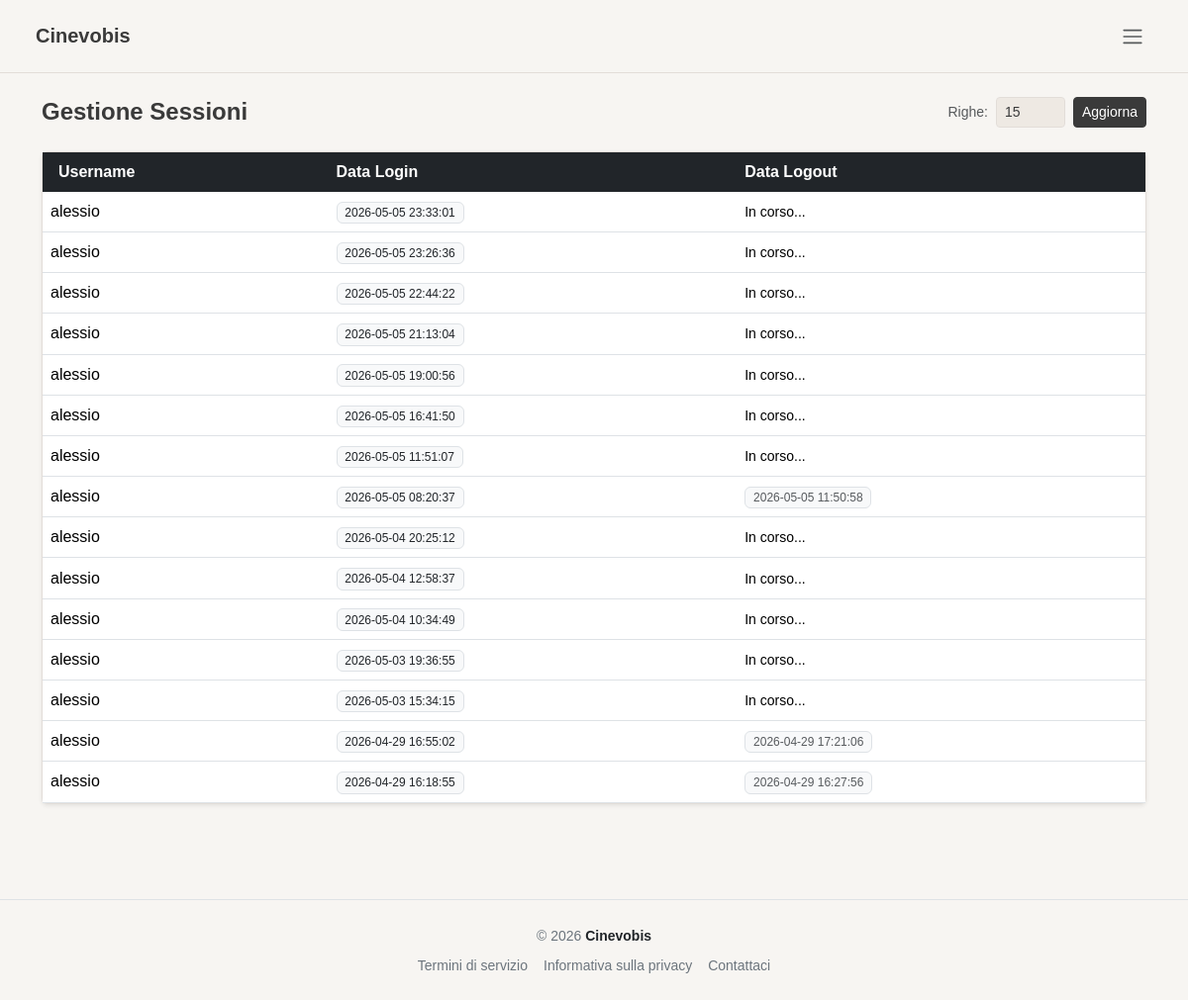
Page /pages/admin/sessions.php (signed in) on the earlier database version.
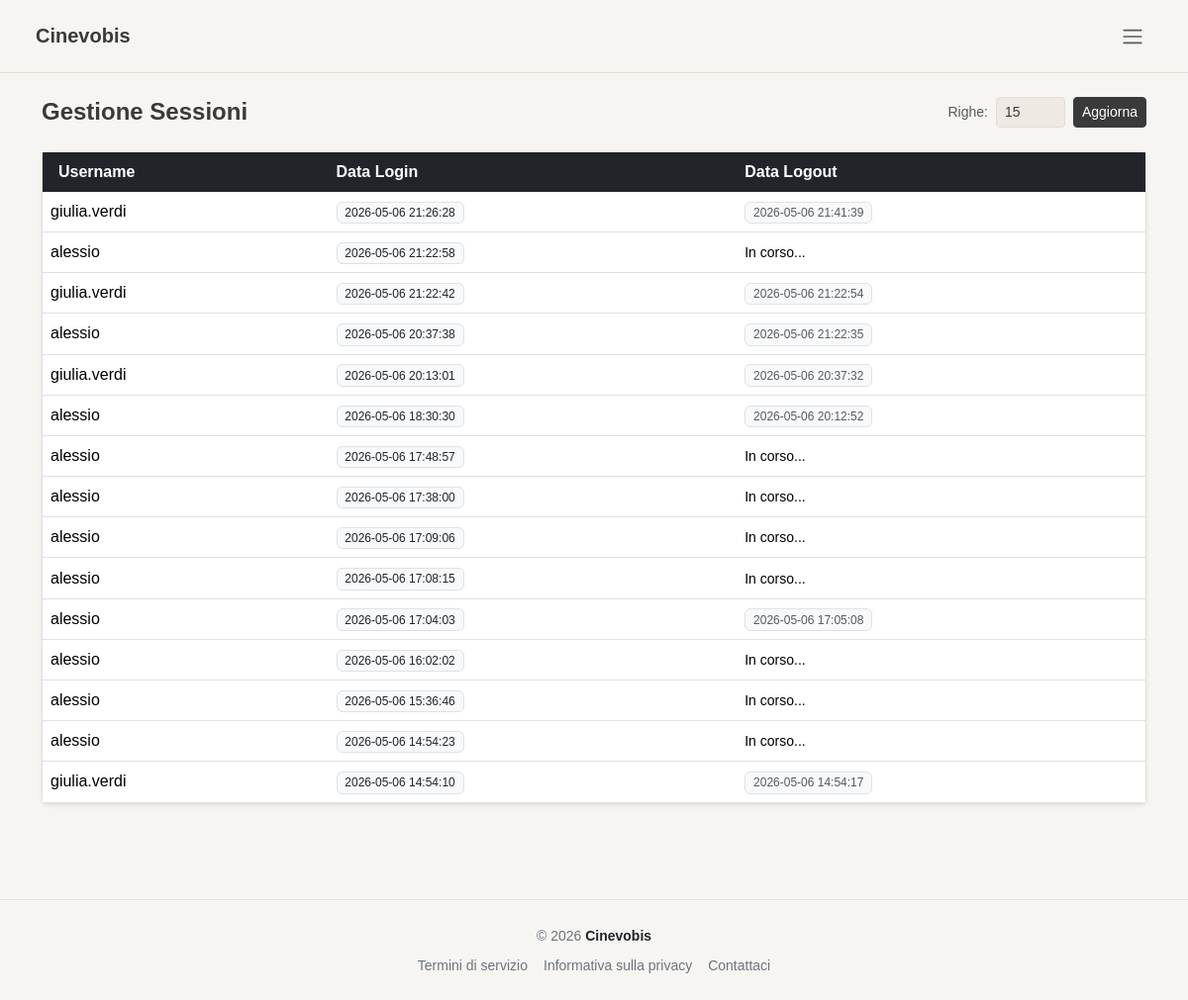
Same page on the later database version.
### tables this page shows
CREATE TABLE `sessioni` (
  `id_sessione` varchar(255) NOT NULL,
  `id_utente` int(11) NOT NULL,
  `data_login` datetime DEFAULT NULL,
  `data_logout` datetime DEFAULT NULL,
  PRIMARY KEY (`id_sessione`),
  KEY `id_utente` (`id_utente`),
  CONSTRAINT `sessioni_ibfk_1` FOREIGN KEY (`id_utente`) REFERENCES `utenti` (`id_utente`) ON DELETE CASCADE ON UPDATE CASCADE
);

CREATE TABLE `utenti` (
  `id_utente` int(11) NOT NULL AUTO_INCREMENT,
  `username` varchar(100) NOT NULL,
  `password` varchar(255) NOT NULL,
  `email` varchar(100) NOT NULL,
  `nome` varchar(100) NOT NULL,
  `cognome` varchar(100) NOT NULL,
  `id_profilo` int(11) DEFAULT NULL,
  `attivo` tinyint(1) DEFAULT 1,
  `data_registrazione` datetime DEFAULT NULL,
  PRIMARY KEY (`id_utente`),
  UNIQUE KEY `username` (`username`),
  UNIQUE KEY `email` (`email`),
  KEY `id_profilo` (`id_profilo`),
  CONSTRAINT `utenti_ibfk_1` FOREIGN KEY (`id_profilo`) REFERENCES `profili` (`id_profilo`) ON UPDATE CASCADE
);

### includes/user_obj.php (called while the page is built, shortened)
<?php
class userObj {
    private PDO $db;
    public function __construct(PDO $db, string $username, ?string $password = null, ?string $nome = null, ?string $cognome = null,
                            ?string $email = null, ?int $attivo = null, ?int $id_profilo = null) {
        $this->db           = $db;
    }
    public function readAccess(int $num) {
        $sql = "SELECT u.username, s.data_login, s.data_logout
                FROM sessioni s
                JOIN utenti u ON u.id_utente = s.id_utente
                ORDER BY s.data_login DESC
                LIMIT :num";
        $stmt = $this->db->prepare($sql);
        $num  = (int)$num;
        $stmt->bindParam(':num', $num, PDO::PARAM_INT);
        $stmt->execute();
        return $stmt->fetchAll();
    }
}

### pages/admin/sessions.php (the view, shortened to what this page needs)
<?php
require_once(__DIR__ . '/../../config/connection.php');
require_once(__DIR__ . '/../../includes/user_obj.php');
$username   = $_SESSION['username']   ?? '';
$user = new userObj($conn, $username);
$righe = $_GET['righe'] ?? 15;
$sessioni = $user->readAccess($righe);
?>
<!DOCTYPE html>
<html lang="it">
<head>
    <link rel="stylesheet" href="/node_modules/bootstrap/dist/css/bootstrap.min.css">
    <link rel="stylesheet" href="/assets/css/style.css">
</head>
<body class="d-flex flex-column min-vh-100">
    <?php require_once(__DIR__ . '/../../includes/header.php'); ?>
    <div class="container mt-4 mb-5 pb-5 flex-grow-1">
        <div class="d-flex justify-content-between align-items-center mb-4">
            <h1 class="fs-4 fw-bold mb-0">Gestione Sessioni</h1>
            <form method="GET" class="d-flex align-items-center gap-2">
                <label class="small text-muted mb-0">Righe:</label>
                <input type="number" name="righe" class="form-control form-control-sm" style="width: 70px;" min="1" value="<?= htmlspecialchars($righe) ?>">
                <button type="submit" class="btn btn-sm btn-dark">Aggiorna</button>
            </form>
        </div>
        <div class="card shadow-sm border-0">
            <div class="table-responsive">
                <table class="table table-hover align-middle mb-0">
                    <thead class="table-dark">
                        <tr>
                            <th class="border-0 ps-3">Username</th>
                            <th class="border-0">Data Login</th>
                            <th class="border-0">Data Logout</th>
                        </tr>
                    </thead>
                    <tbody>
                        <?php foreach ($sessioni as $sessione): ?>
                            <tr>
                                <td><?= htmlspecialchars($sessione['username']) ?></td>
                                <td><span class="badge bg-light text-dark fw-normal border"><?= htmlspecialchars($sessione['data_login'] ?? '') ?></span></td>
                                <td>
                                    <?php if (!empty($sessione['data_logout'])): ?>
                                        <span class="badge bg-light text-muted fw-normal border"><?= htmlspecialchars($sessione['data_logout']) ?></span>
                                    <?php else: ?>
                                        <span class="text small italic">In corso...</span>
                                    <?php endif; ?>
                                </td>
                            </tr>
                        <?php endforeach; ?>
                    </tbody>
                </table>
            </div>
        </div>
    </div>
    <?php require_once(__DIR__ . '/../../includes/footer.php'); ?>
</body>
</html>

Differences in the rows shown:
no longer on this page (row unchanged): sessioni: id_utente.username "alessio", data_login "2026-05-05 23:33:01", shows "In corso..."
no longer on this page (row unchanged): sessioni: id_utente.username "alessio", data_login "2026-05-05 23:26:36", shows "In corso..."
no longer on this page (row unchanged): sessioni: id_utente.username "alessio", data_login "2026-05-05 22:44:22", shows "In corso..."
no longer on this page (row unchanged): sessioni: id_utente.username "alessio", data_login "2026-05-05 21:13:04", shows "In corso..."
no longer on this page (row unchanged): sessioni: id_utente.username "alessio", data_login "2026-05-05 19:00:56", shows "In corso..."
no longer on this page (row unchanged): sessioni: id_utente.username "alessio", data_login "2026-05-05 16:41:50", shows "In corso..."
no longer on this page (row unchanged): sessioni: id_utente.username "alessio", data_login "2026-05-05 11:51:07", shows "In corso..."
no longer on this page (row unchanged): sessioni: id_utente.username "alessio", data_login "2026-05-05 08:20:37", data_logout "2026-05-05 11:50:58"
no longer on this page (row unchanged): sessioni: id_utente.username "alessio", data_login "2026-05-04 20:25:12", shows "In corso..."
no longer on this page (row unchanged): sessioni: id_utente.username "alessio", data_login "2026-05-04 12:58:37", shows "In corso..."
no longer on this page (row unchanged): sessioni: id_utente.username "alessio", data_login "2026-05-04 10:34:49", shows "In corso..."
no longer on this page (row unchanged): sessioni: id_utente.username "alessio", data_login "2026-05-03 19:36:55", shows "In corso..."
no longer on this page (row unchanged): sessioni: id_utente.username "alessio", data_login "2026-05-03 15:34:15", shows "In corso..."
no longer on this page (row unchanged): sessioni: id_utente.username "alessio", data_login "2026-04-29 16:55:02", data_logout "2026-04-29 17:21:06"
no longer on this page (row unchanged): sessioni: id_utente.username "alessio", data_login "2026-04-29 16:18:55", data_logout "2026-04-29 16:27:56"
added sessioni: id_utente.username "giulia.verdi", data_login "2026-05-06 21:26:28", data_logout "2026-05-06 21:41:39"
added sessioni: id_utente.username "alessio", data_login "2026-05-06 21:22:58", shows "In corso..."
added sessioni: id_utente.username "giulia.verdi", data_login "2026-05-06 21:22:42", data_logout "2026-05-06 21:22:54"
added sessioni: id_utente.username "alessio", data_login "2026-05-06 20:37:38", data_logout "2026-05-06 21:22:35"
added sessioni: id_utente.username "giulia.verdi", data_login "2026-05-06 20:13:01", data_logout "2026-05-06 20:37:32"
added sessioni: id_utente.username "alessio", data_login "2026-05-06 18:30:30", data_logout "2026-05-06 20:12:52"
added sessioni: id_utente.username "alessio", data_login "2026-05-06 17:48:57", shows "In corso..."
added sessioni: id_utente.username "alessio", data_login "2026-05-06 17:38:00", shows "In corso..."
added sessioni: id_utente.username "alessio", data_login "2026-05-06 17:09:06", shows "In corso..."
added sessioni: id_utente.username "alessio", data_login "2026-05-06 17:08:15", shows "In corso..."
added sessioni: id_utente.username "alessio", data_login "2026-05-06 17:04:03", data_logout "2026-05-06 17:05:08"
added sessioni: id_utente.username "alessio", data_login "2026-05-06 16:02:02", shows "In corso..."
added sessioni: id_utente.username "alessio", data_login "2026-05-06 15:36:46", shows "In corso..."
added sessioni: id_utente.username "alessio", data_login "2026-05-06 14:54:23", shows "In corso..."
added sessioni: id_utente.username "giulia.verdi", data_login "2026-05-06 14:54:10", data_logout "2026-05-06 14:54:17"
